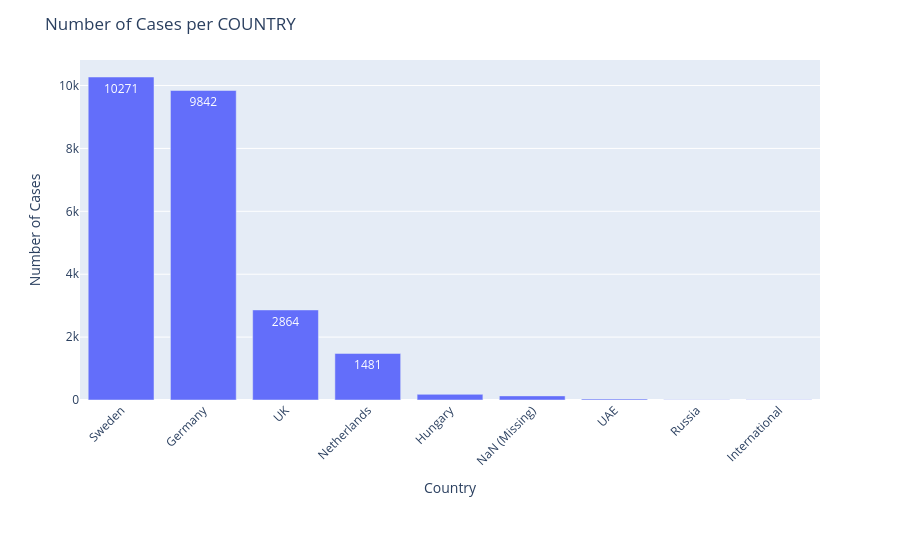

Notebook source saved alongside this figure:
### Code cell
import plotly.express as px

# Count the number of cases per COUNTRY (including NaN)
country_counts = master_df_0['SL_COUNTRY'].value_counts(dropna=False).reset_index()
country_counts.columns = ['SL_COUNTRY', 'case_count']

# Replace NaN with a visible label
country_counts['SL_COUNTRY'] = country_counts['SL_COUNTRY'].fillna('NaN (Missing)')

# Create a bar chart with Plotly and show counts inside the bars
fig = px.bar(
    country_counts,
    x='SL_COUNTRY',
    y='case_count',
    text='case_count',                # show numbers on bars
    title='Number of Cases per COUNTRY',
    labels={'SL_COUNTRY': 'Country', 'case_count': 'Number of Cases'}
)

# Place the text inside the bars and format
fig.update_traces(texttemplate='%{text}', textposition='inside')
fig.update_layout(uniformtext_minsize=10, uniformtext_mode='hide', xaxis_tickangle=-45, margin=dict(t=60, b=160))
fig.show()

### Figure 1 — Plotly figure (JSON) as saved in the notebook; plotly's stock layout.template omitted (floating-point values rounded to 4 significant figures)
{"data": [{"alignmentgroup": "True", "hovertemplate": "Country=%{x}<br>Number of Cases=%{text}<extra></extra>", "legendgroup": "", "marker": {"color": "#636efa", "pattern": {"shape": ""}}, "name": "", "offsetgroup": "", "orientation": "v", "showlegend": false, "text": [10271, 9842, 2864, 1481, 180, 131, 32, 10, 6], "textposition": "inside", "texttemplate": "%{text}", "type": "bar", "x": ["Sweden", "Germany", "UK", "Netherlands", "Hungary", "NaN (Missing)", "UAE", "Russia", "International"], "xaxis": "x", "y": [10271, 9842, 2864, 1481, 180, 131, 32, 10, 6], "yaxis": "y"}], "layout": {"barmode": "relative", "legend": {"tracegroupgap": 0}, "margin": {"b": 160, "t": 60}, "title": {"text": "Number of Cases per COUNTRY"}, "uniformtext": {"minsize": 10, "mode": "hide"}, "xaxis": {"anchor": "y", "domain": [0, 1], "tickangle": -45, "title": {"text": "Country"}}, "yaxis": {"anchor": "x", "domain": [0, 1], "title": {"text": "Number of Cases"}}}}
